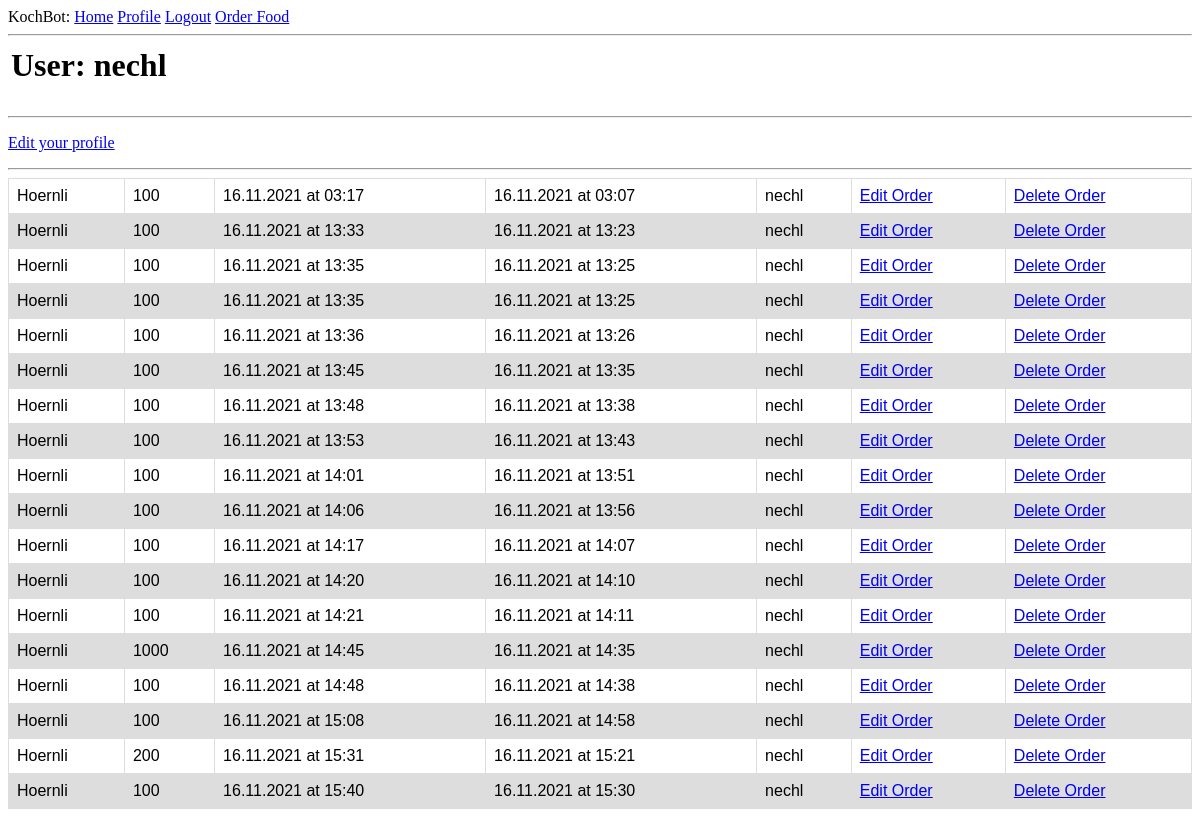
The page /user/nechl (signed in) on the database as committed earlier.
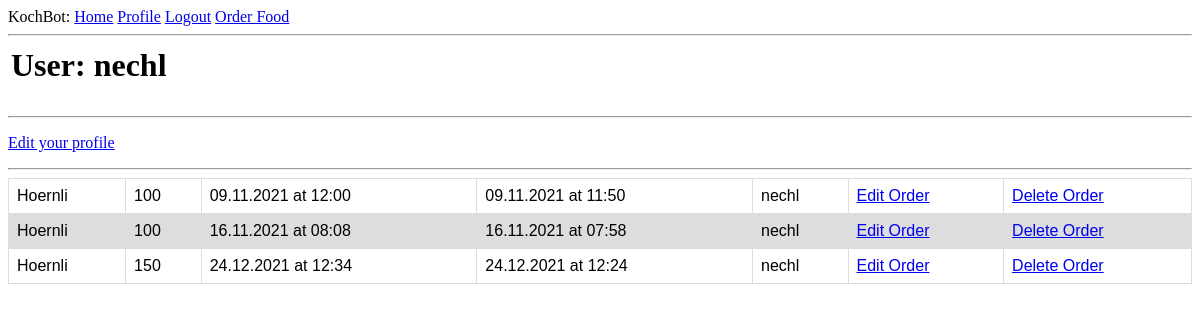
The same page on the database as committed later.
### app/models.py (models this page shows, shortened)
class User(UserMixin, db.Model):
    id = db.Column(db.Integer, primary_key=True)
    username = db.Column(db.String(64), index=True, unique=True)
    email = db.Column(db.String(120), index=True, unique=True)
    password_hash = db.Column(db.String(128))
    orders = db.relationship('Order', backref='author', lazy='dynamic')

class Order(db.Model):
    id = db.Column(db.Integer, primary_key = True)
    food = db.Column(db.String(140))
    timestamp = db.Column(db.DateTime,  default=datetime.utcnow)
    amount = db.Column(db.Integer())
    finished_at = db.Column(db.DateTime, index = True)
    start_at = db.Column(db.DateTime)
    user_id = db.Column(db.Integer, db.ForeignKey('user.id'))
    cooking = db.Column(db.Boolean, default = False)

### app/routes.py (the view)
@app.route('/user/<username>')
@login_required
def user(username):
    user = User.query.filter_by(username=username).first_or_404()
    orders = Order.query.order_by(Order.finished_at.asc()).all()
    return render_template('user.html', user=user, orders=orders)

### app/models.py (called while the page is built)
@login.user_loader
def load_user(id):
    return User.query.get(int(id))

### app/templates/user.html
{% extends "base.html" %}
{% block content %}
    <table>
        <tr valign="top">
            <td><h1>User: {{ user.username }}</h1></td>
        </tr>
    </table>
    <hr>
    {% if user == current_user %}
        <p><a href="{{ url_for('edit_profile') }}">Edit your profile</a></p>
    {% endif %}
    <hr>
    <table id="orders">
        {% for order in orders %}
            {% include '_order.html' %}
        {% endfor %}
    </table>
{% endblock %}

### app/templates/base.html (shortened to what this page needs)
<html>
    <head>
        <link rel="stylesheet" href=" {{ url_for('static', filename='style/style.css') }}">
    </head>
    <body>
        <div>
            KochBot:
                <a href="{{ url_for('index') }}">Home</a>
                {% if current_user.is_anonymous %}
                <a href="{{ url_for('login') }}">Login</a>
                {% else %}
                <a href="{{ url_for('user', username=current_user.username) }}">Profile</a>
                <a href="{{ url_for('logout') }}">Logout</a>
                {% endif %}
                <a href="{{ url_for('order') }}">Order Food</a>
        </div>
        <hr>
        {% block content %}{% endblock %}
    </body>
</html>

### app/templates/_order.html
<tr id="orders">
    <th id="orders">{{ order.food }}</th>
    <th id="orders">{{ order.amount }}</th>
    <th id="orders">{{ order.finished_at.strftime("%d.%m.%Y at %H:%M") }}</th>
    <th id="orders">{{ order.start_at.strftime("%d.%m.%Y at %H:%M") }}</th>
    <th id="orders">{{ order.user_id }}</th>
    <th id="orders"><a href="{{ url_for('edit_order', id=order.id) }}">Edit Order</a></th>
    <th id="orders"><a href="{{ url_for('delete_order', id=order.id) }}">Delete Order</a></th>
</tr>

### app/static/style/style.css (style rules this page uses)
table#orders { font-family: Arial, sans-serif; font-style:normal; border-collapse: collapse; width: 100%; }
td#orders, th#orders, th#orders_header { border: 1px solid #dddddd; text-align: left; padding: 8px; font-weight: normal; }
tr#orders:nth-child(even) { background-color: #dddddd; }

Rows that differ between the two databases and show on the page:
removed Order: food "Hoernli", amount "100", finished_at "16.11.2021 at 13:35", start_at "16.11.2021 at 13:25", user_id "nechl"
removed Order: food "Hoernli", amount "100", finished_at "16.11.2021 at 13:36", start_at "16.11.2021 at 13:26", user_id "nechl"
removed Order: food "Hoernli", amount "100", finished_at "16.11.2021 at 13:45", start_at "16.11.2021 at 13:35", user_id "nechl"
removed Order: food "Hoernli", amount "100", finished_at "16.11.2021 at 13:48", start_at "16.11.2021 at 13:38", user_id "nechl"
removed Order: food "Hoernli", amount "100", finished_at "16.11.2021 at 13:53", start_at "16.11.2021 at 13:43", user_id "nechl"
removed Order: food "Hoernli", amount "100", finished_at "16.11.2021 at 14:01", start_at "16.11.2021 at 13:51", user_id "nechl"
removed Order: food "Hoernli", amount "100", finished_at "16.11.2021 at 14:06", start_at "16.11.2021 at 13:56", user_id "nechl"
removed Order: food "Hoernli", amount "100", finished_at "16.11.2021 at 14:17", start_at "16.11.2021 at 14:07", user_id "nechl"
removed Order: food "Hoernli", amount "100", finished_at "16.11.2021 at 14:20", start_at "16.11.2021 at 14:10", user_id "nechl"
removed Order: food "Hoernli", amount "100", finished_at "16.11.2021 at 14:21", start_at "16.11.2021 at 14:11", user_id "nechl"
removed Order: food "Hoernli", amount "1000", finished_at "16.11.2021 at 14:45", start_at "16.11.2021 at 14:35", user_id "nechl"
removed Order: food "Hoernli", amount "100", finished_at "16.11.2021 at 14:48", start_at "16.11.2021 at 14:38", user_id "nechl"
removed Order: food "Hoernli", amount "100", finished_at "16.11.2021 at 15:08", start_at "16.11.2021 at 14:58", user_id "nechl"
removed Order: food "Hoernli", amount "200", finished_at "16.11.2021 at 15:31", start_at "16.11.2021 at 15:21", user_id "nechl"
removed Order: food "Hoernli", amount "100", finished_at "16.11.2021 at 15:40", start_at "16.11.2021 at 15:30", user_id "nechl"
changed Order (number 1 of 3 on the later page): finished_at "16.11.2021 at 13:35" → "09.11.2021 at 12:00"; start_at "16.11.2021 at 13:25" → "09.11.2021 at 11:50"; moves up the list
changed Order (number 2 of 3 on the later page): finished_at "16.11.2021 at 03:17" → "16.11.2021 at 08:08"; start_at "16.11.2021 at 03:07" → "16.11.2021 at 07:58"
changed Order (number 3 of 3 on the later page): amount "100" → "150"; finished_at "16.11.2021 at 13:33" → "24.12.2021 at 12:34"; start_at "16.11.2021 at 13:23" → "24.12.2021 at 12:24"
